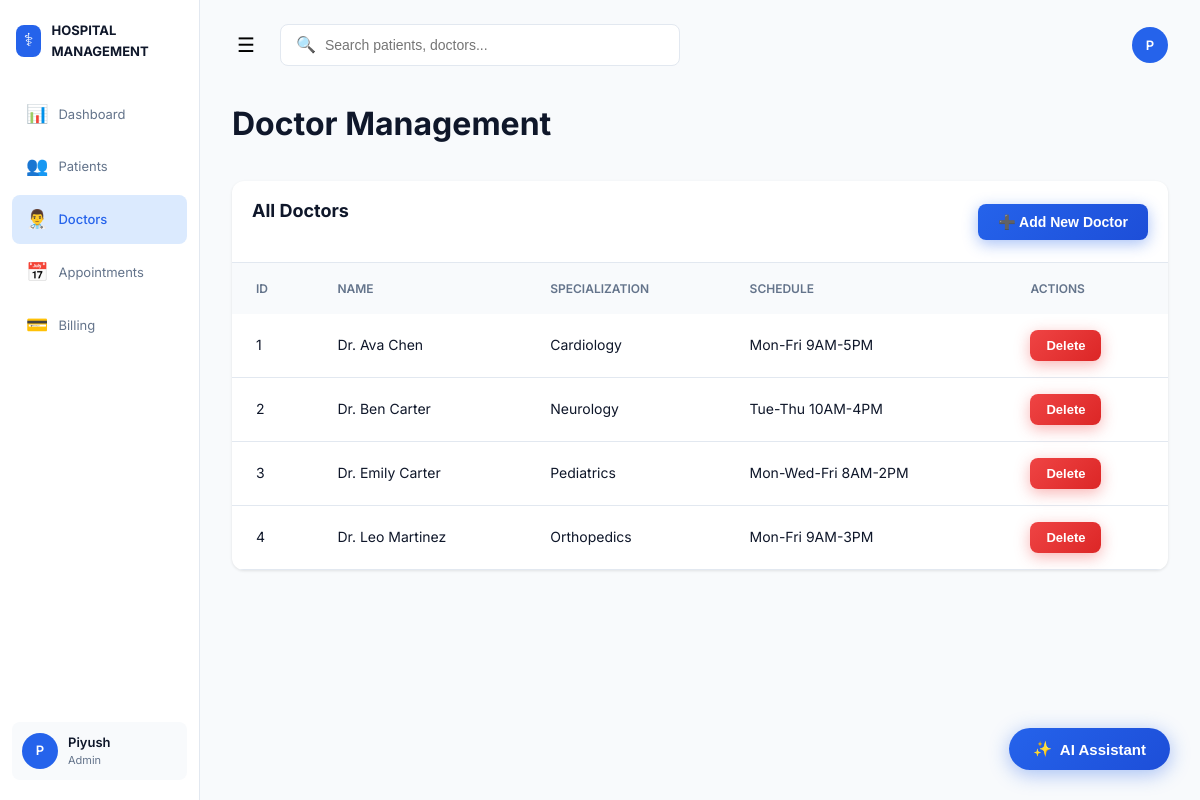
Page /doctors on the committed database.
### app.py (models this page shows)
class Doctor(db.Model):
    id = db.Column(db.Integer, primary_key=True)
    name = db.Column(db.String(100), nullable=False)
    specialization = db.Column(db.String(100), nullable=False)
    schedule = db.Column(db.String(200), nullable=False)
    created_at = db.Column(db.DateTime, default=datetime.utcnow)

### app.py (the view)
@app.route('/doctors')
def doctors():
    all_doctors = Doctor.query.all()
    return render_template('doctors.html', doctors=all_doctors)

### templates/doctors.html (shortened to what this page needs)
{% extends "base.html" %}
{% block content %}
<div class="welcome-header">
    <h1>Doctor Management</h1>
</div>
<div class="data-table">
    <div class="table-header">
        <h2 class="section-title">All Doctors</h2>
        <button class="btn btn-primary" onclick="openAddDoctorModal()">➕ Add New Doctor</button>
    </div>
    <div class="table-wrapper">
        <table>
            <thead>
                <tr>
                    <th>ID</th>
                    <th>NAME</th>
                    <th>SPECIALIZATION</th>
                    <th>SCHEDULE</th>
                    <th>ACTIONS</th>
                </tr>
            </thead>
            <tbody>
                {% for doctor in doctors %}
                <tr>
                    <td>{{ doctor.id }}</td>
                    <td>{{ doctor.name }}</td>
                    <td>{{ doctor.specialization }}</td>
                    <td>{{ doctor.schedule }}</td>
                    <td>
                        <div class="action-buttons">
                            <button class="btn btn-sm btn-danger"
                                onclick="deleteDoctor({{ doctor.id }})">Delete</button>
                        </div>
                    </td>
                </tr>
                {% endfor %}
            </tbody>
        </table>
    </div>
</div>
{% endblock %}

### static/css/style.css (style rules this page uses)
:root { --primary-blue: #2563eb; --primary-blue-hover: #1d4ed8; --bg-light: #f8fafc; --bg-white: #ffffff; --text-dark: #0f172a; --text-gray: #64748b; --border-color: #e2e8f0; --success-green: #10b981; --warning-red: #ef4444; --card-shadow: 0 1px 3px rgba(0, 0, 0, 0.1); --card-shadow-hover: 0 4px 12px rgba(0, 0, 0, 0.15); }
* { margin: 0; padding: 0; box-sizing: border-box; }
body { font-family: 'Inter', -apple-system, BlinkMacSystemFont, 'Segoe UI', sans-serif; background-color: var(--bg-light); color: var(--text-dark); line-height: 1.6; }
.welcome-header h1 { font-size: 32px; font-weight: 700; margin-bottom: 32px; }
.section-title { font-size: 18px; font-weight: 700; margin-bottom: 20px; }
.btn { padding: 10px 20px; border: none; border-radius: 8px; font-size: 14px; font-weight: 600; cursor: pointer; transition: all 0.3s ease; box-shadow: 0 2px 8px rgba(0, 0, 0, 0.1); position: relative; overflow: hidden; display: inline-flex; align-items: center; gap: 8px; }
.btn::before { content: ''; position: absolute; top: 0; left: -100%; width: 100%; height: 100%; background: linear-gradient(90deg, transparent, rgba(255, 255, 255, 0.3), transparent); transition: left 0.5s; }
.btn-primary { background: linear-gradient(135deg, #2563eb 0%, #1d4ed8 100%); color: white; box-shadow: 0 4px 15px rgba(37, 99, 235, 0.4); }
.btn-danger { background: linear-gradient(135deg, #ef4444 0%, #dc2626 100%); color: white; box-shadow: 0 4px 15px rgba(239, 68, 68, 0.4); }
.btn-sm { padding: 8px 16px; font-size: 13px; border-radius: 8px; }
.data-table { width: 100%; background: var(--bg-white); border-radius: 12px; box-shadow: var(--card-shadow); overflow: hidden; }
.table-header { padding: 16px 20px; border-bottom: 1px solid var(--border-color); display: flex; justify-content: space-between; align-items: center; }
.table-wrapper { overflow-x: auto; }
table { width: 100%; border-collapse: collapse; }
table thead { background: var(--bg-light); }
table th { text-align: left; padding: 16px 24px; font-size: 12px; font-weight: 600; color: var(--text-gray); text-transform: uppercase; }
table td { padding: 16px 24px; border-bottom: 1px solid var(--border-color); font-size: 14px; }
.action-buttons { display: flex; gap: 8px; }

### rows in the picture
Doctor: id "1", name "Dr. Ava Chen", specialization "Cardiology", schedule "Mon-Fri 9AM-5PM"
Doctor: id "2", name "Dr. Ben Carter", specialization "Neurology", schedule "Tue-Thu 10AM-4PM"
Doctor: id "3", name "Dr. Emily Carter", specialization "Pediatrics", schedule "Mon-Wed-Fri 8AM-2PM"
Doctor: id "4", name "Dr. Leo Martinez", specialization "Orthopedics", schedule "Mon-Fri 9AM-3PM"
